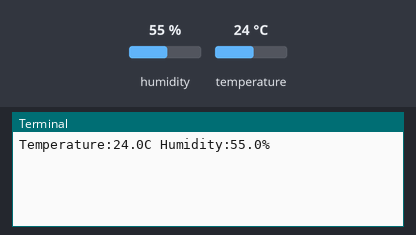
A program run on a simulated Raspberry Pi (BCM pin numbers). On the bench: the last lines printed to the terminal. The test bench sets the inputs (shaded band); at power-on: humidity 55 %, temperature 24 °C.

Above: at 1.2 s.
1.3 s: humidity set to 22 %
At 4.8 s:
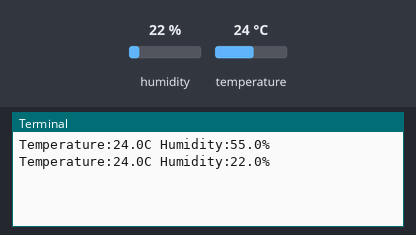
5.9 s: temperature set to 12 °C
At 8.3 s:
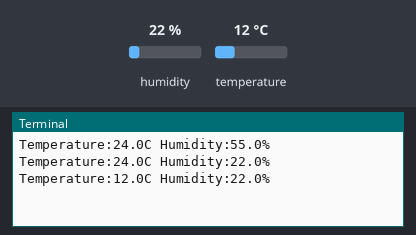
10.5 s: humidity set to 40 %
At 12.0 s:
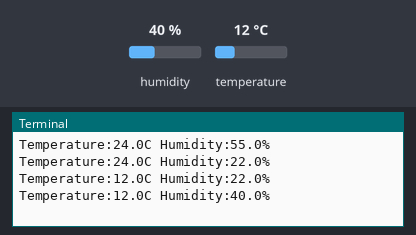
Timing chart, 0 to 13.5 s (numbered marks = the images above; inputs shaded):
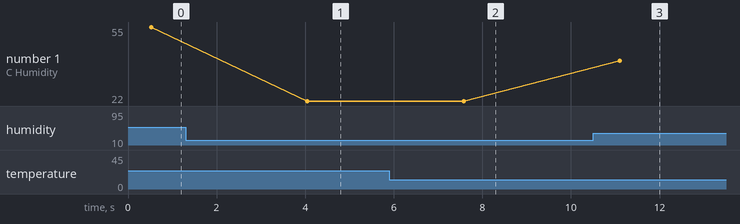

Measured:
- after the input at 1.3 s, the terminal: prints a new line after 2.8 s (image 1)
- after the input at 5.9 s, the terminal: prints a new line after 1.7 s (image 2)
- after the input at 10.5 s, the terminal: prints a new line after 0.60 s (image 3)
- plotted number 1: 55 → 22 after the input at 1.3 s, 22 → 40 after the input at 10.5 s

The program:

temp_humidity.py
```python
import Adafruit_DHT
import time

DHT_SENSOR = Adafruit_DHT.DHT11
DHT_PIN = 4

while 1:
    humidity, temperature = Adafruit_DHT.read(DHT_SENSOR, DHT_PIN)
    if humidity is not None and temperature is not None:
        print("Temperature:{0:0.1f}C Humidity:{1:0.1f}%".format(temperature, humidity))
    else:
        print("Error")
    time.sleep(3)
```
